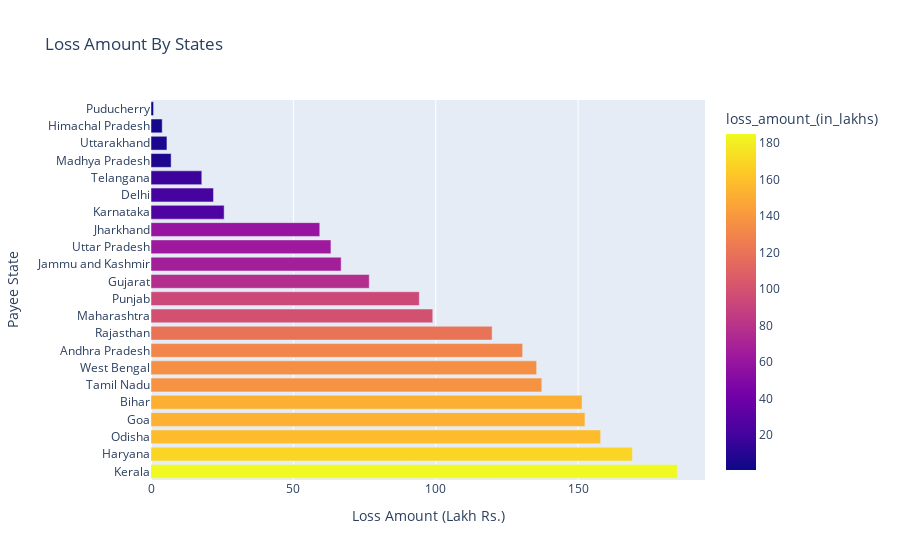

The cell this chart's notebook holds for it:
### Code cell
bar_graph(dataset= df1,
          x= 'loss_amount_(in_lakhs)',
          y= 'payee_state',
          color= 'loss_amount_(in_lakhs)',
          title= 'Loss Amount By States',
          xlabel= 'Loss Amount (Lakh Rs.)',
          ylabel= 'Payee State')

### Figure 1 — Plotly figure (JSON) as saved in the notebook; plotly's stock layout.template omitted (floating-point values rounded to 4 significant figures)
{"data": [{"alignmentgroup": "True", "hovertemplate": "loss_amount_(in_lakhs)=%{marker.color}<br>payee_state=%{y}<extra></extra>", "legendgroup": "", "marker": {"color": [184.8, 169.1, 157.9, 152.4, 151.4, 137.2, 135.4, 130.5, 119.8, 98.95, 94.23, 76.65, 66.78, 63.19, 59.27, 25.69, 21.95, 17.84, 7.07, 5.6, 3.94, 0.9], "coloraxis": "coloraxis", "pattern": {"shape": ""}}, "name": "", "offsetgroup": "", "orientation": "h", "showlegend": false, "textposition": "auto", "type": "bar", "x": [184.8, 169.1, 157.9, 152.4, 151.4, 137.2, 135.4, 130.5, 119.8, 98.95, 94.23, 76.65, 66.78, 63.19, 59.27, 25.69, 21.95, 17.84, 7.07, 5.6, 3.94, 0.9], "xaxis": "x", "y": ["Kerala", "Haryana", "Odisha", "Goa", "Bihar", "Tamil Nadu", "West Bengal", "Andhra Pradesh", "Rajasthan", "Maharashtra", "Punjab", "Gujarat", "Jammu and Kashmir", "Uttar Pradesh", "Jharkhand", "Karnataka", "Delhi", "Telangana", "Madhya Pradesh", "Uttarakhand", "Himachal Pradesh", "Puducherry"], "yaxis": "y"}], "layout": {"barmode": "relative", "coloraxis": {"colorbar": {"title": {"text": "loss_amount_(in_lakhs)"}}, "colorscale": [[0, "#0d0887"], [0.1111, "#46039f"], [0.2222, "#7201a8"], [0.3333, "#9c179e"], [0.4444, "#bd3786"], [0.5556, "#d8576b"], [0.6667, "#ed7953"], [0.7778, "#fb9f3a"], [0.8889, "#fdca26"], [1, "#f0f921"]]}, "legend": {"tracegroupgap": 0}, "title": {"text": "Loss Amount By States"}, "xaxis": {"anchor": "y", "domain": [0, 1], "title": {"text": "Loss Amount (Lakh Rs.)"}}, "yaxis": {"anchor": "x", "domain": [0, 1], "title": {"text": "Payee State"}}}}
